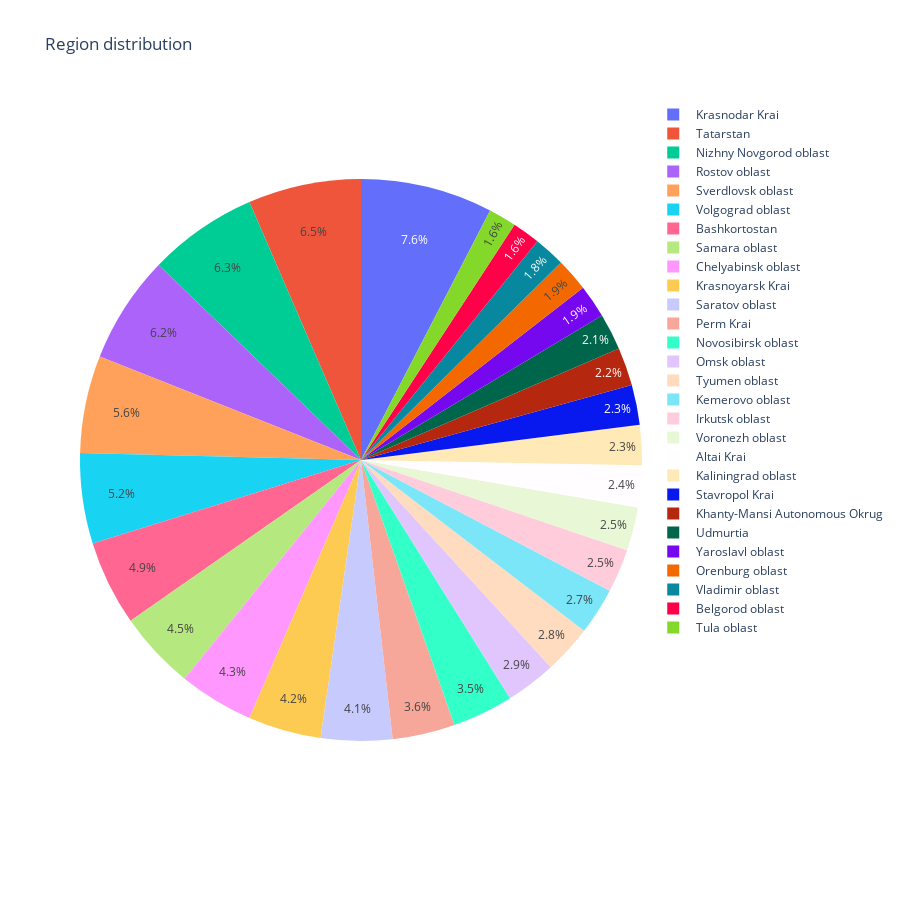

This figure's notebook cell:
### Code cell
temp_series = train_df['region_en'].value_counts()
labels = (np.array(temp_series.index))
sizes = (np.array((temp_series / temp_series.sum())*100))

trace = go.Pie(labels=labels, values=sizes)
layout = go.Layout(
    title='Region distribution',
    width=900,
    height=900,
)
data = [trace]
fig = go.Figure(data=data, layout=layout)
py.iplot(fig, filename="region")

### Figure 1 — Plotly figure (JSON) as saved in the notebook; plotly's stock layout.template omitted (floating-point values rounded to 4 significant figures)
{"data": [{"labels": [" Krasnodar Krai", " Tatarstan", " Nizhny Novgorod oblast", " Rostov oblast", " Sverdlovsk oblast", " Volgograd oblast", " Bashkortostan", " Samara oblast", " Chelyabinsk oblast", " Krasnoyarsk Krai", " Saratov oblast", " Perm Krai", " Novosibirsk oblast", " Omsk oblast", " Tyumen oblast", " Kemerovo oblast", " Irkutsk oblast", " Voronezh oblast", " Altai Krai", " Kaliningrad oblast", " Stavropol Krai", " Khanty-Mansi Autonomous Okrug", " Udmurtia", " Yaroslavl oblast", " Orenburg oblast", " Vladimir oblast", " Belgorod oblast", " Tula oblast"], "type": "pie", "values": [7.6, 6.5, 6.3, 6.2, 5.6, 5.2, 4.9, 4.5, 4.3, 4.2, 4.1, 3.6, 3.5, 2.9, 2.8, 2.7, 2.5, 2.5, 2.4, 2.3, 2.3, 2.2, 2.1, 1.9, 1.9, 1.8, 1.6, 1.6]}], "layout": {"height": 900, "title": {"text": "Region distribution"}, "width": 900}}
